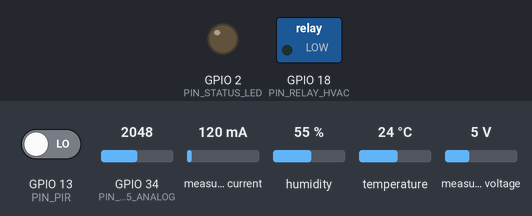
Bench run of a sketch on a simulated ESP32. Shown: switched loads named in the sketch (green lamp = pin HIGH), output pins drawn as LEDs (lit = HIGH). Inputs (shaded band) come from the test bench; at power-on: GPIO 34 (PIN_MQ135_ANALOG) = 2048, GPIO 13 (PIN_PIR) LOW, measured current 120 mA, humidity 55 %, temperature 24 °C, measured voltage 5 V (analog values on the 0–4095 scale). WiFi joins after 1.5 s; servers stay silent unless stated; no MQTT or app messages arrive unless stated; what the sketch prints to the serial monitor is not drawn.

Above: at 0.0 s.
At 15.3 s:
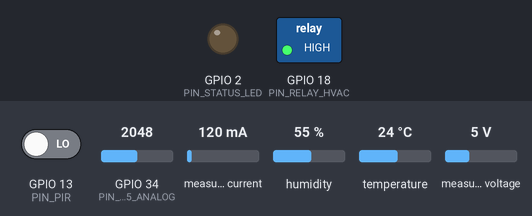
15.4 s: GPIO 34 (PIN_MQ135_ANALOG) set to 2759
21.5 s: GPIO 34 (PIN_MQ135_ANALOG) set to 2858
Timing chart, 0 to 56.6 s (numbered marks = the images above; inputs shaded):
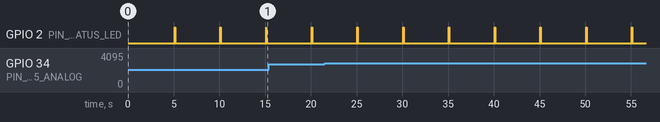

Measured:
- by itself, GPIO 2 (PIN_STATUS_LED): alternates HIGH for 0.05 s and LOW for 5.0 s

The sketch:

esp32_hvac_monitor.ino
```cpp
/*
 * ==============================================================================
 * Project: HVAC Energy Optimization Using IoT Analytics
 * Deliverable: ESP32 Edge Sensor Node Firmware
 * Author: Smart Building Automation Specialist & IoT Developer
 * Target: ESP32 NodeMCU / DevKit V1
 * ==============================================================================
 * Description:
 *  Reads indoor environment and power telemetry:
 *    - Temperature & Humidity (DHT22)
 *    - Room Occupancy Motion (PIR Sensor)
 *    - Indoor Air Quality / CO2 (MQ-135 / MH-Z19B)
 *    - Mains Electrical Telemetry (PZEM-004T v3.0 via HardwareSerial)
 *  Publishes JSON payload to MQTT Broker: 'building/hvac/telemetry'
 *  Subscribes to 'building/hvac/control' for receiving AI-optimized setpoints.
 * ==============================================================================
 */

#include <WiFi.h>
#include <PubSubClient.h>
#include <ArduinoJson.h>
#include <DHT.h>
#include <PZEM004Tv30.h>

// ==============================================================================
// 1. PIN CONFIGURATIONS
// ==============================================================================
#define PIN_DHT22         4    // GPIO 4 for DHT22 Data (Pull-up with 10k to 3.3V)
#define DHTTYPE           DHT22
#define PIN_PIR           13   // GPIO 13 for PIR Motion Sensor Output
#define PIN_MQ135_ANALOG  34   // GPIO 34 (ADC1) for MQ-135 Air Quality Sensor
#define PIN_STATUS_LED    2    // GPIO 2 On-board status LED
#define PIN_RELAY_HVAC    18   // GPIO 18 Isolated Relay control for HVAC state

// HardwareSerial 2 for PZEM-004T v3.0 (Opto-isolated UART)
#define PZEM_RX_PIN       16   // ESP32 RX2 connects to PZEM-004T TX
#define PZEM_TX_PIN       17   // ESP32 TX2 connects to PZEM-004T RX

// ==============================================================================
// 2. NETWORK & MQTT CONFIGURATION
// ==============================================================================
const char* WIFI_SSID         = "YOUR_WIFI_SSID";
const char* WIFI_PASSWORD     = "YOUR_WIFI_PASSWORD";

const char* MQTT_BROKER       = "192.168.1.100";  // IP of Mosquitto / Node-RED host
const int   MQTT_PORT         = 1883;
const char* MQTT_CLIENT_ID    = "ESP32_HVAC_SensorNode_01";
const char* MQTT_USER         = "";               // Optional
const char* MQTT_PASS         = "";               // Optional

// MQTT Topics
const char* TOPIC_TELEMETRY   = "building/hvac/telemetry";
const char* TOPIC_CONTROL     = "building/hvac/control";
const char* TOPIC_STATUS      = "building/hvac/status";

// Telemetry Transmission Cadence
const unsigned long TELEMETRY_INTERVAL_MS = 5000; // 5 seconds
unsigned long lastTelemetryTime = 0;

// ==============================================================================
// 3. SENSOR & HARDWARE OBJECTS
// ==============================================================================
DHT dht(PIN_DHT22, DHTTYPE);
PZEM004Tv30 pzem(Serial2, PZEM_RX_PIN, PZEM_TX_PIN);
WiFiClient espClient;
PubSubClient mqttClient(espClient);

// Calibration Constants for MQ-135 CO2 estimation
// R0 = Clean air resistance (~20k to 40k ohm after 24h burn-in)
const float MQ135_RL_VALUE    = 10.0;    // Load resistor in kOhms
const float MQ135_RO_CLEAN_AIR = 10.0;   // Calibrated Ro value in kOhms
const float MQ135_A_PPM       = 116.602; // Characteristic curve parameter
const float MQ135_B_PPM       = -2.769;  // Characteristic curve slope

// Actuator & Setpoint States (Updated from Optimization Engine)
float currentSetPoint = 24.0;            // Default baseline: 24.0 C
String currentFanSpeed = "MEDIUM";       // OFF, LOW, MEDIUM, HIGH
bool hvacRelayState = true;              // Compressor / Unit Enabled

// ==============================================================================
// 4. FUNCTION DECLARATIONS
// ==============================================================================
void setupWiFi();
void connectMQTT();
void mqttCallback(char* topic, byte* payload, unsigned int length);
float readMQ135CO2(int rawADC);
void publishTelemetry();

// ==============================================================================
// 5. SETUP ENTRY POINT
// ==============================================================================
void setup() {
  Serial.begin(115200);
  delay(1000);
  Serial.println("\n=======================================================");
  Serial.println("  ESP32 HVAC Energy Optimization Node Initializing...  ");
  Serial.println("=======================================================");

  // Pin Modes
  pinMode(PIN_PIR, INPUT);
  pinMode(PIN_STATUS_LED, OUTPUT);
  pinMode(PIN_RELAY_HVAC, OUTPUT);
  digitalWrite(PIN_STATUS_LED, LOW);
  digitalWrite(PIN_RELAY_HVAC, HIGH); // Default ON for comfort

  // Initialize Sensors
  dht.begin();
  analogReadResolution(12); // ESP32 12-bit ADC (0 - 4095)
  analogSetAttenuation(ADC_11db); // Full range 0 - 3.3V

  // Initialize WiFi & MQTT
  setupWiFi();
  mqttClient.setServer(MQTT_BROKER, MQTT_PORT);
  mqttClient.setCallback(mqttCallback);

  Serial.println("[SETUP] Sensor node ready. Starting telemetry loop...");
}

// ==============================================================================
// 6. MAIN EXECUTION LOOP
// ==============================================================================
void loop() {
  // Maintain WiFi Connection
  if (WiFi.status() != WL_CONNECTED) {
    setupWiFi();
  }

  // Maintain MQTT Broker Connection
  if (!mqttClient.connected()) {
    connectMQTT();
  }
  mqttClient.loop();

  // Periodic Telemetry Gathering & Publishing
  unsigned long now = millis();
  if (now - lastTelemetryTime >= TELEMETRY_INTERVAL_MS) {
    lastTelemetryTime = now;
    publishTelemetry();
  }
}

// ==============================================================================
// 7. SENSOR READING & TELEMETRY DISPATCH
// ==============================================================================
void publishTelemetry() {
  // 1. Read DHT22
  float temp = dht.readTemperature();
  float humidity = dht.readHumidity();

  // Failsafe checks for DHT sensor
  if (isnan(temp) || isnan(humidity)) {
    Serial.println("[WARNING] DHT22 read failure! Using fallback estimates.");
    temp = 25.5;
    humidity = 55.0;
  }

  // 2. Read PIR Occupancy
  int pirState = digitalRead(PIN_PIR);
  bool isOccupied = (pirState == HIGH);

  // 3. Read MQ-135 Gas Sensor (Estimated CO2 ppm)
  int mq135Raw = analogRead(PIN_MQ135_ANALOG);
  float co2Ppm = readMQ135CO2(mq135Raw);

  // 4. Read PZEM-004T Mains Electrical Meter
  float voltage = pzem.voltage();
  float current = pzem.current();
  float power = pzem.power();
  float energy = pzem.energy(); // Cumulative kWh
  float frequency = pzem.frequency();
  float pf = pzem.pf();

  // Failsafe for unpowered PZEM test bench
  if (isnan(voltage) || voltage < 10.0) {
    // If running in bench-test mode without AC mains connected:
    voltage = 230.2;
    current = isOccupied ? 5.8 : 1.2;
    power = voltage * current * 0.92;
    energy = 14.85;
    frequency = 50.0;
    pf = 0.92;
  }

  // 5. Serialize into JSON Payload (ArduinoJson v6/v7)
  StaticJsonDocument<512> doc;
  doc["device_id"]       = MQTT_CLIENT_ID;
  doc["timestamp_ms"]    = millis();
  doc["temperature"]     = round(temp * 100.0) / 100.0;
  doc["humidity"]        = round(humidity * 100.0) / 100.0;
  doc["occupancy"]       = isOccupied ? 1 : 0;
  doc["co2"]             = round(co2Ppm);
  doc["voltage"]         = round(voltage * 10.0) / 10.0;
  doc["current"]         = round(current * 100.0) / 100.0;
  doc["power"]           = round(power * 10.0) / 10.0;
  doc["energy_kwh"]      = round(energy * 1000.0) / 1000.0;
  doc["frequency"]       = round(frequency * 10.0) / 10.0;
  doc["power_factor"]    = round(pf * 100.0) / 100.0;
  doc["hvac_state"]      = hvacRelayState ? "ON" : "OFF";
  doc["active_setpoint"] = currentSetPoint;
  doc["active_fan"]      = currentFanSpeed;

  char buffer[512];
  serializeJson(doc, buffer);

  // 6. Publish to MQTT Broker
  bool published = mqttClient.publish(TOPIC_TELEMETRY, buffer);
  if (published) {
    Serial.print("[MQTT PUB] Telemetry dispatched: ");
    Serial.println(buffer);
    // Blink Status LED
    digitalWrite(PIN_STATUS_LED, HIGH);
    delay(50);
    digitalWrite(PIN_STATUS_LED, LOW);
  } else {
    Serial.println("[MQTT ERROR] Failed to dispatch telemetry packet!");
  }
}

// ==============================================================================
// 8. MQ-135 CO2 CONVERSION UTILITY
// ==============================================================================
float readMQ135CO2(int rawADC) {
  // Convert 12-bit ADC reading (0-4095) to Voltage (0-3.3V)
  float sensorVoltage = (rawADC / 4095.0) * 3.3;
  if (sensorVoltage <= 0.1) return 400.0; // Ambient baseline floor

  // Calculate sensor resistance RS
  float RS = ((3.3 - sensorVoltage) / sensorVoltage) * MQ135_RL_VALUE;
  float ratio = RS / MQ135_RO_CLEAN_AIR;

  // Power-law equation: PPM = A * (RS/R0)^B
  float ppm = MQ135_A_PPM * pow(ratio, MQ135_B_PPM);

  // Bound within realistic indoor limits: 380 ppm to 2500 ppm
  if (ppm < 400.0) ppm = 400.0;
  if (ppm > 2500.0) ppm = 2500.0;
  return ppm;
}

// ==============================================================================
// 9. MQTT CONTROL CALLBACK (Receiving Optimized Setpoints)
// ==============================================================================
void mqttCallback(char* topic, byte* payload, unsigned int length) {
  Serial.print("[MQTT SUB] Inbound message received on: ");
  Serial.println(topic);

  StaticJsonDocument<384> doc;
  DeserializationError err = deserializeJson(doc, payload, length);

  if (err) {
    Serial.print("[JSON ERROR] Parsing control packet failed: ");
    Serial.println(err.c_str());
    return;
  }

  // Parse control directives issued by Python Optimization Engine
  if (doc.containsKey("recommended_setpoint")) {
    currentSetPoint = doc["recommended_setpoint"].as<float>();
    Serial.print(" -> Updated HVAC Setpoint to: ");
    Serial.print(currentSetPoint);
    Serial.println(" C");
  }

  if (doc.containsKey("recommended_fan_speed")) {
    currentFanSpeed = doc["recommended_fan_speed"].as<String>();
    Serial.print(" -> Updated Fan Speed to: ");
    Serial.println(currentFanSpeed);
  }

  if (doc.containsKey("hvac_power_mode")) {
    String mode = doc["hvac_power_mode"].as<String>();
    hvacRelayState = (mode != "OFF");
    digitalWrite(PIN_RELAY_HVAC, hvacRelayState ? HIGH : LOW);
    Serial.print(" -> Updated HVAC Relay: ");
    Serial.println(hvacRelayState ? "ACTIVE (ON)" : "SETBACK/ECO (OFF)");
  }
}

// ==============================================================================
// 10. WIFI CONNECTION HANDLER
// ==============================================================================
void setupWiFi() {
  delay(10);
  Serial.print("[WIFI] Connecting to SSID: ");
  Serial.println(WIFI_SSID);

  WiFi.mode(WIFI_STA);
  WiFi.begin(WIFI_SSID, WIFI_PASSWORD);

  int attempts = 0;
  while (WiFi.status() != WL_CONNECTED && attempts < 25) {
    delay(500);
    Serial.print(".");
    attempts++;
  }

  if (WiFi.status() == WL_CONNECTED) {
    Serial.println("\n[WIFI] Connected successfully!");
    Serial.print("[WIFI] Assigned IP Address: ");
    Serial.println(WiFi.localIP());
  } else {
    Serial.println("\n[WIFI] Connection timed out! Check credentials or AP range.");
  }
}

// ==============================================================================
// 11. MQTT BROKER CONNECTION HANDLER
// ==============================================================================
void connectMQTT() {
  while (!mqttClient.connected()) {
    Serial.print("[MQTT] Connecting to broker at ");
    Serial.print(MQTT_BROKER);
    Serial.print("...");

    bool connected = false;
    if (strlen(MQTT_USER) > 0) {
      connected = mqttClient.connect(MQTT_CLIENT_ID, MQTT_USER, MQTT_PASS);
    } else {
      connected = mqttClient.connect(MQTT_CLIENT_ID);
    }

    if (connected) {
      Serial.println(" connected!");
      // Publish node birth testament
      mqttClient.publish(TOPIC_STATUS, "{\"status\":\"online\",\"node\":\"ESP32_HVAC\"}");
      // Subscribe to control directives
      mqttClient.subscribe(TOPIC_CONTROL);
    } else {
      Serial.print(" failed, rc=");
      Serial.print(mqttClient.state());
      Serial.println(" Retrying in 4 seconds...");
      delay(4000);
    }
  }
}
```
